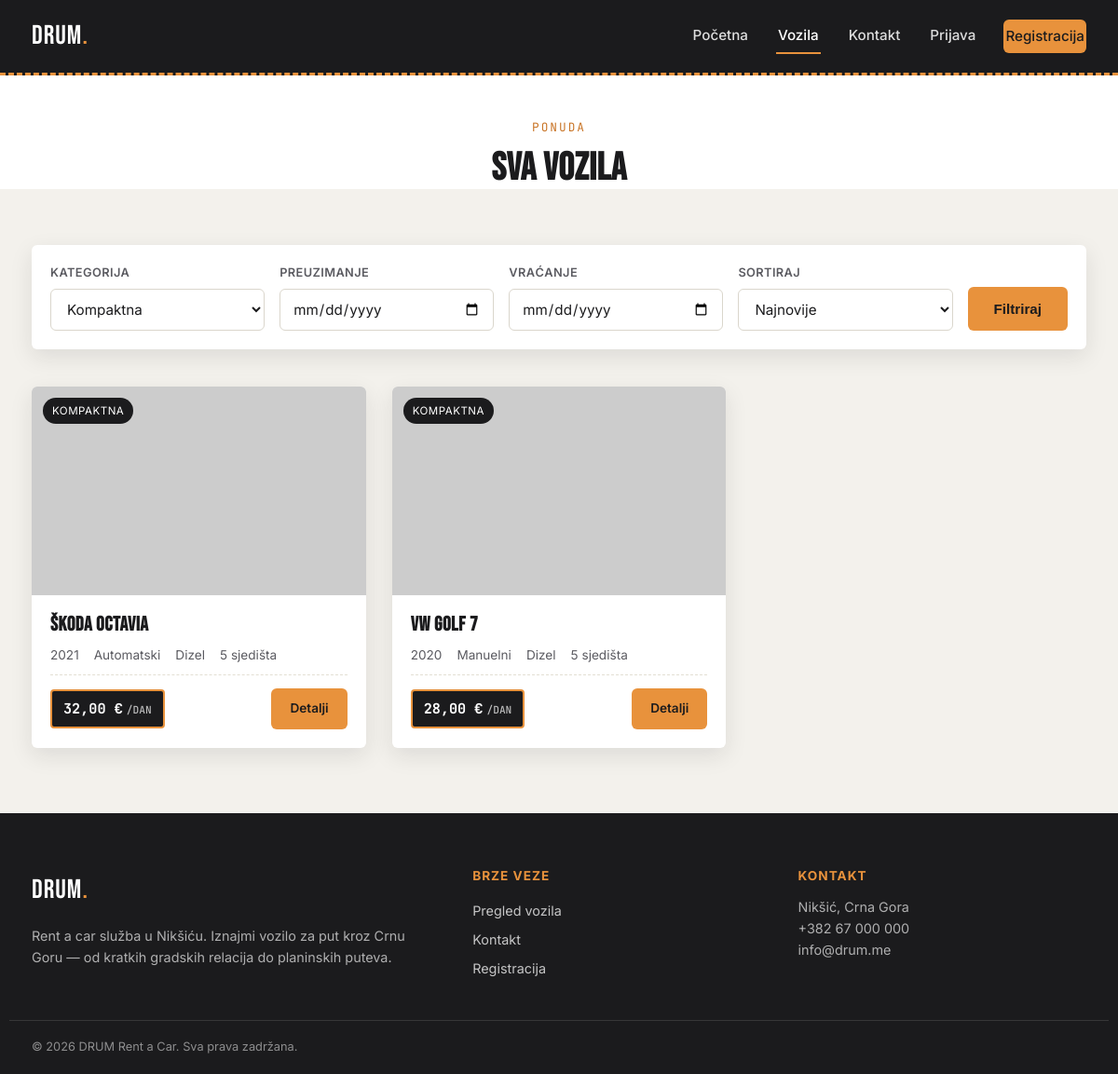
Screenshot of /cars.php?kategorija=2 with the database file from the repository.
### tables this page shows
CREATE TABLE vozila (
    id INT AUTO_INCREMENT PRIMARY KEY,
    naziv VARCHAR(100) NOT NULL,
    kategorija_id INT,
    godiste YEAR NOT NULL,
    gorivo ENUM('Benzin','Dizel','Hibrid','Elektricni') NOT NULL DEFAULT 'Dizel',
    mjenjac ENUM('Manuelni','Automatski') NOT NULL DEFAULT 'Manuelni',
    broj_sjedista TINYINT NOT NULL DEFAULT 5,
    cijena_po_danu DECIMAL(8,2) NOT NULL,
    slika VARCHAR(255) DEFAULT 'no-image.jpg',
    opis TEXT,
    dostupno TINYINT(1) NOT NULL DEFAULT 1,
    datum_dodavanja TIMESTAMP DEFAULT CURRENT_TIMESTAMP,
    FOREIGN KEY (kategorija_id) REFERENCES kategorije(id) ON DELETE SET NULL
);

CREATE TABLE kategorije (
    id INT AUTO_INCREMENT PRIMARY KEY,
    naziv VARCHAR(50) NOT NULL UNIQUE
);

### includes/functions.php (called while the page is built, shortened)
<?php
function h($tekst) {
    return htmlspecialchars($tekst ?? '', ENT_QUOTES, 'UTF-8');
}
function formatCijena($iznos) {
    return number_format((float)$iznos, 2, ',', '.') . ' €';
}

### cars.php (the view, shortened to what this page needs)
<?php
require_once 'config/db.php';
require_once 'includes/functions.php';
$kategorijaId = $_GET['kategorija'] ?? '';
$datumOd = $_GET['datum_od'] ?? '';
$datumDo = $_GET['datum_do'] ?? '';
$uslovi = ["v.dostupno = 1"];
$parametri = [];
$tipovi = '';
if ($kategorijaId !== '') {
    $uslovi[] = "v.kategorija_id = ?";
    $parametri[] = $kategorijaId;
    $tipovi .= 'i';
}
$redoslijed = "v.id DESC";
$upit = "SELECT v.*, k.naziv AS kategorija_naziv
         FROM vozila v
         LEFT JOIN kategorije k ON v.kategorija_id = k.id
         WHERE " . implode(' AND ', $uslovi) . "
         ORDER BY $redoslijed";
$stmt = mysqli_prepare($konekcija, $upit);
if ($parametri) {
    mysqli_stmt_bind_param($stmt, $tipovi, ...$parametri);
}
mysqli_stmt_execute($stmt);
$rezultat = mysqli_stmt_get_result($stmt);
$kategorije = mysqli_query($konekcija, "SELECT * FROM kategorije ORDER BY naziv");
require_once 'includes/header.php';
?>
<section style="padding-top:46px;padding-bottom:0;background:var(--bijela)">
    <div class="kontejner">
        <div class="sekcija-naslov" style="margin-bottom:30px">
            <span class="eyebrow">Ponuda</span>
            <h2>Sva vozila</h2>
        </div>
    </div>
</section>
<section style="padding-top:30px">
    <div class="kontejner">
        <form class="filter-traka" method="get">
            <div class="polje">
                <label for="kategorija">Kategorija</label>
                <select name="kategorija" id="kategorija">
                    <?php mysqli_data_seek($kategorije, 0); while ($k = mysqli_fetch_assoc($kategorije)): ?>
                        <option value="<?= $k['id'] ?>" <?= ($kategorijaId == $k['id']) ? 'selected' : '' ?>><?= h($k['naziv']) ?></option>
                    <?php endwhile; ?>
                </select>
            </div>
            <div class="polje">
                <label for="datum_od">Preuzimanje</label>
                <input type="date" name="datum_od" id="datum_od" value="<?= h($datumOd) ?>">
            </div>
            <div class="polje">
                <label for="datum_do">Vraćanje</label>
                <input type="date" name="datum_do" id="datum_do" value="<?= h($datumDo) ?>">
            </div>
            <div class="polje">
                <label for="sort">Sortiraj</label>
                <select name="sort" id="sort">
                    <option value="">Najnovije</option>
                </select>
            </div>
            <button type="submit" class="dugme dugme-primarno">Filtriraj</button>
        </form>
        <div class="mreza-vozila">
            <?php if (mysqli_num_rows($rezultat) === 0): ?>
                <div class="prazno-stanje">Nema vozila koja odgovaraju traženim kriterijumima. Pokušaj sa drugim datumima ili kategorijom.</div>
            <?php else: while ($vozilo = mysqli_fetch_assoc($rezultat)): ?>
                <div class="kartica-vozila">
                    <div class="kartica-vozila-slika">
                        <span class="kartica-kategorija"><?= h($vozilo['kategorija_naziv'] ?? 'Vozilo') ?></span>
                        <img src="uploads/cars/<?= h($vozilo['slika']) ?>" alt="<?= h($vozilo['naziv']) ?>"
                             onerror="this.src='https://placehold.co/600x375/1B1B1D/F3F1EC?text=DRUM'">
                    </div>
                    <div class="kartica-vozila-tijelo">
                        <h3><?= h($vozilo['naziv']) ?></h3>
                        <div class="specifikacije">
                            <span><?= h($vozilo['godiste']) ?></span>
                            <span><?= h($vozilo['mjenjac']) ?></span>
                            <span><?= h($vozilo['gorivo']) ?></span>
                            <span><?= h($vozilo['broj_sjedista']) ?> sjedišta</span>
                        </div>
                        <div class="kartica-vozila-dno">
                            <span class="cijena-tablica"><?= formatCijena($vozilo['cijena_po_danu']) ?><small>/dan</small></span>
                            <a href="car-details.php?id=<?= $vozilo['id'] ?><?= $datumOd ? '&datum_od=' . urlencode($datumOd) . '&datum_do=' . urlencode($datumDo) : '' ?>" class="dugme dugme-malo">Detalji</a>
                        </div>
                    </div>
                </div>
            <?php endwhile; endif; ?>
        </div>
    </div>
</section>
<?php require_once 'includes/footer.php'; ?>

### css/style.css (style rules this page uses)
:root { --asfalt: #1B1B1D; --asfalt-svjetliji: #2B2B2E; --kamen: #5B5B61; --magla: #F3F1EC; --bijela: #FFFFFF; --amber: #E8923C; --amber-tamniji: #C97527; --tirkiz: #1F4B4C; --zelena: #3F7D5C; --crvena: #B5483D; --zuta: #D9A441; --font-display: 'Bebas Neue', sans-serif; --font-body: 'Inter', sans-serif; --font-mono: 'JetBrains Mono', monospace; --radijus: 6px; --sjenka: 0 8px 24px rgba(27,27,29,0.10); --sjenka-jaka: 0 16px 40px rgba(27,27,29,0.18); }
* { box-sizing:border-box; margin:0; padding:0; }
html { scroll-behavior:smooth; }
body { font-family: var(--font-body); color: var(--asfalt); background: var(--magla); line-height:1.6; }
img { max-width:100%; display:block; }
a { text-decoration:none; color:inherit; }
h1,h2,h3,h4 { font-family: var(--font-display); letter-spacing: 0.5px; line-height:1.1; text-transform: uppercase; }
h2 { font-size: clamp(1.9rem, 4vw, 2.6rem); }
h3 { font-size: 1.5rem; }
.kontejner { max-width: 1180px; margin: 0 auto; padding: 0 24px; }
.dugme { display:inline-flex; align-items:center; justify-content:center; gap:8px; padding: 13px 26px; border-radius: var(--radijus); font-weight:600; font-size: 0.95rem; border: 2px solid transparent; cursor:pointer; transition: transform .15s ease, box-shadow .15s ease, background .15s ease; }
.dugme-primarno { background: var(--amber); color: var(--asfalt); }
.dugme-malo { padding: 9px 18px; font-size:0.85rem; background:var(--amber); color:var(--asfalt); border-radius: var(--radijus); }
.polje { display:flex; flex-direction:column; gap:6px; }
.polje label { font-size:0.8rem; font-weight:600; color: var(--kamen); text-transform:uppercase; letter-spacing:0.4px; }
input, select, textarea { font-family: var(--font-body); font-size: 0.95rem; padding: 11px 13px; border: 1.5px solid #DAD6CC; border-radius: var(--radijus); background: var(--bijela); color: var(--asfalt); }
section { padding: 70px 0; }
.sekcija-naslov { text-align:center; max-width:620px; margin: 0 auto 50px; }
.sekcija-naslov .eyebrow { font-family: var(--font-mono); font-size:0.8rem; letter-spacing:2px; color: var(--amber-tamniji); text-transform:uppercase; display:block; margin-bottom:10px; }
.filter-traka { background: var(--bijela); border-radius: var(--radijus); padding: 20px; box-shadow: var(--sjenka); display:flex; flex-wrap:wrap; gap:16px; align-items:flex-end; margin-bottom: 40px; }
.filter-traka .polje { flex:1; min-width:160px; }
.mreza-vozila { display:grid; grid-template-columns: repeat(auto-fill, minmax(290px, 1fr)); gap: 28px; }
.kartica-vozila { background: var(--bijela); border-radius: var(--radijus); overflow:hidden; box-shadow: var(--sjenka); transition: transform .18s ease, box-shadow .18s ease; display:flex; flex-direction:column; }
.kartica-vozila-slika { position:relative; aspect-ratio: 16/10; background: var(--magla); overflow:hidden; }
.kartica-vozila-slika img { width:100%; height:100%; object-fit:cover; }
.kartica-kategorija { position:absolute; top:12px; left:12px; background: var(--asfalt); color: var(--bijela); font-size:0.72rem; text-transform:uppercase; letter-spacing:0.5px; padding: 5px 10px; border-radius: 100px; }
.kartica-vozila-tijelo { padding: 20px; display:flex; flex-direction:column; gap:10px; flex:1; }
.kartica-vozila-tijelo h3 { font-size:1.35rem; }
.specifikacije { display:flex; flex-wrap:wrap; gap: 10px 16px; font-size:0.85rem; color: var(--kamen); }
.specifikacije span { display:flex; align-items:center; gap:5px; }
.kartica-vozila-dno { display:flex; align-items:center; justify-content:space-between; margin-top:auto; padding-top:14px; border-top: 1px dashed #E3DFD3; }
.cijena-tablica { font-family: var(--font-mono); font-weight:700; background: var(--asfalt); color: var(--bijela); padding: 7px 12px; border-radius: 4px; font-size: 0.95rem; border: 2px solid var(--amber); }
.cijena-tablica small { font-weight:500; opacity:0.7; font-size:0.7rem; text-transform:uppercase; margin-left:4px; }

### rows the page displays
vozila: kategorija.naziv "KOMPAKTNA", naziv "ŠKODA OCTAVIA", godiste "2021", mjenjac "Automatski", gorivo "Dizel", broj_sjedista "5", cijena_po_danu "32,00 €"
vozila: kategorija.naziv "KOMPAKTNA", naziv "VW GOLF 7", godiste "2020", mjenjac "Manuelni", gorivo "Dizel", broj_sjedista "5", cijena_po_danu "28,00 €"

### other values shown
form field kategorija "Kompaktna"
